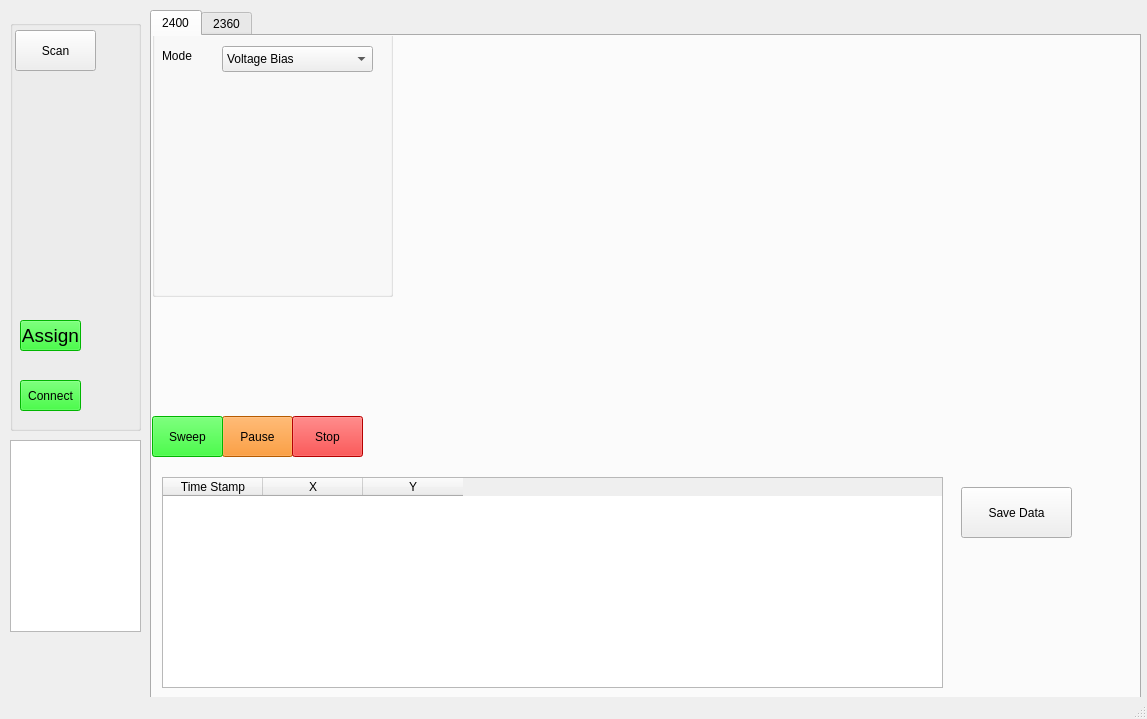
<?xml version="1.0" encoding="UTF-8"?>
<ui version="4.0">
 <class>MainWindow</class>
 <widget class="QMainWindow" name="MainWindow">
  <property name="geometry">
   <rect>
    <x>0</x>
    <y>0</y>
    <width>1147</width>
    <height>719</height>
   </rect>
  </property>
  <property name="windowTitle">
   <string>MainWindow</string>
  </property>
  <widget class="QWidget" name="centralwidget">
   <widget class="QTabWidget" name="tab2360">
    <property name="geometry">
     <rect>
      <x>150</x>
      <y>10</y>
      <width>991</width>
      <height>691</height>
     </rect>
    </property>
    <property name="styleSheet">
     <string notr="true"/>
    </property>
    <property name="currentIndex">
     <number>0</number>
    </property>
    <widget class="QWidget" name="tab2400">
     <attribute name="title">
      <string>2400</string>
     </attribute>
     <widget class="QWidget" name="mplwindow" native="true">
      <property name="geometry">
       <rect>
        <x>240</x>
        <y>-30</y>
        <width>721</width>
        <height>421</height>
       </rect>
      </property>
      <property name="sizePolicy">
       <sizepolicy hsizetype="Expanding" vsizetype="Preferred">
        <horstretch>0</horstretch>
        <verstretch>0</verstretch>
       </sizepolicy>
      </property>
      <layout class="QVBoxLayout" name="mplvl">
       <item>
        <widget class="QWidget" name="widget_2" native="true"/>
       </item>
      </layout>
     </widget>
     <widget class="QPushButton" name="pauseButton">
      <property name="geometry">
       <rect>
        <x>70</x>
        <y>380</y>
        <width>71</width>
        <height>41</height>
       </rect>
      </property>
      <property name="styleSheet">
       <string notr="true">background-color: rgb(255, 128, 0);</string>
      </property>
      <property name="text">
       <string>Pause</string>
      </property>
     </widget>
     <widget class="QTableWidget" name="tableWidget">
      <property name="geometry">
       <rect>
        <x>10</x>
        <y>441</y>
        <width>781</width>
        <height>211</height>
       </rect>
      </property>
      <column>
       <property name="text">
        <string>Time Stamp</string>
       </property>
      </column>
      <column>
       <property name="text">
        <string>X</string>
       </property>
      </column>
      <column>
       <property name="text">
        <string>Y</string>
       </property>
      </column>
     </widget>
     <widget class="QPushButton" name="sweepButton">
      <property name="geometry">
       <rect>
        <x>0</x>
        <y>380</y>
        <width>71</width>
        <height>41</height>
       </rect>
      </property>
      <property name="styleSheet">
       <string notr="true">background-color: rgb(0, 255, 0);</string>
      </property>
      <property name="text">
       <string>Sweep</string>
      </property>
     </widget>
     <widget class="QPushButton" name="stopButton">
      <property name="geometry">
       <rect>
        <x>140</x>
        <y>380</y>
        <width>71</width>
        <height>41</height>
       </rect>
      </property>
      <property name="styleSheet">
       <string notr="true">background-color: rgb(255, 0, 0);
font: 75 14pt &quot;Helvetica&quot;;</string>
      </property>
      <property name="text">
       <string>Stop</string>
      </property>
     </widget>
     <widget class="QGroupBox" name="paraGroup">
      <property name="geometry">
       <rect>
        <x>0</x>
        <y>-10</y>
        <width>241</width>
        <height>271</height>
       </rect>
      </property>
      <property name="title">
       <string/>
      </property>
      <widget class="QWidget" name="formLayoutWidget">
       <property name="geometry">
        <rect>
         <x>0</x>
         <y>50</y>
         <width>231</width>
         <height>231</height>
        </rect>
       </property>
       <layout class="QFormLayout" name="paraLayout">
        <property name="fieldGrowthPolicy">
         <enum>QFormLayout::FieldsStayAtSizeHint</enum>
        </property>
        <property name="labelAlignment">
         <set>Qt::AlignLeading|Qt::AlignLeft|Qt::AlignVCenter</set>
        </property>
        <property name="formAlignment">
         <set>Qt::AlignLeading|Qt::AlignLeft|Qt::AlignTop</set>
        </property>
       </layout>
      </widget>
      <widget class="QLabel" name="modeLabel">
       <property name="geometry">
        <rect>
         <x>10</x>
         <y>20</y>
         <width>61</width>
         <height>20</height>
        </rect>
       </property>
       <property name="styleSheet">
        <string notr="true">font: 18pt &quot;Helvetica&quot;;
border-color: rgb(0, 0, 0);</string>
       </property>
       <property name="text">
        <string>Mode</string>
       </property>
      </widget>
      <widget class="QComboBox" name="modeComboBox">
       <property name="geometry">
        <rect>
         <x>70</x>
         <y>20</y>
         <width>151</width>
         <height>26</height>
        </rect>
       </property>
       <item>
        <property name="text">
         <string>Voltage Bias</string>
        </property>
       </item>
       <item>
        <property name="text">
         <string>Voltage Sweep</string>
        </property>
       </item>
       <item>
        <property name="text">
         <string>Current Sweep</string>
        </property>
       </item>
       <item>
        <property name="text">
         <string>Current Bias</string>
        </property>
       </item>
       <item>
        <property name="text">
         <string>Voltage Customized</string>
        </property>
       </item>
       <item>
        <property name="text">
         <string>Current Customized</string>
        </property>
       </item>
      </widget>
     </widget>
     <widget class="QPushButton" name="saveButton">
      <property name="geometry">
       <rect>
        <x>809</x>
        <y>451</y>
        <width>111</width>
        <height>51</height>
       </rect>
      </property>
      <property name="text">
       <string>Save Data</string>
      </property>
     </widget>
    </widget>
    <widget class="QWidget" name="tab_2">
     <attribute name="title">
      <string>2360</string>
     </attribute>
     <widget class="QWidget" name="mplwindow_2" native="true">
      <property name="geometry">
       <rect>
        <x>350</x>
        <y>30</y>
        <width>451</width>
        <height>401</height>
       </rect>
      </property>
      <property name="sizePolicy">
       <sizepolicy hsizetype="Expanding" vsizetype="Preferred">
        <horstretch>0</horstretch>
        <verstretch>0</verstretch>
       </sizepolicy>
      </property>
      <layout class="QVBoxLayout" name="mplvl_2">
       <item>
        <widget class="QWidget" name="widget_3" native="true"/>
       </item>
      </layout>
     </widget>
     <widget class="QPushButton" name="pauseButton_2">
      <property name="geometry">
       <rect>
        <x>510</x>
        <y>450</y>
        <width>111</width>
        <height>41</height>
       </rect>
      </property>
      <property name="text">
       <string>Pause</string>
      </property>
     </widget>
    </widget>
   </widget>
   <widget class="QLabel" name="configLabel">
    <property name="geometry">
     <rect>
      <x>-435</x>
      <y>473</y>
      <width>451</width>
      <height>20</height>
     </rect>
    </property>
    <property name="text">
     <string/>
    </property>
   </widget>
   <widget class="QGroupBox" name="startGroup">
    <property name="geometry">
     <rect>
      <x>10</x>
      <y>20</y>
      <width>131</width>
      <height>411</height>
     </rect>
    </property>
    <property name="title">
     <string/>
    </property>
    <widget class="QPushButton" name="scanButton">
     <property name="geometry">
      <rect>
       <x>5</x>
       <y>10</y>
       <width>81</width>
       <height>41</height>
      </rect>
     </property>
     <property name="text">
      <string>Scan</string>
     </property>
    </widget>
    <widget class="QWidget" name="verticalLayoutWidget">
     <property name="geometry">
      <rect>
       <x>0</x>
       <y>60</y>
       <width>121</width>
       <height>211</height>
      </rect>
     </property>
     <layout class="QVBoxLayout" name="instruLayout"/>
    </widget>
    <widget class="QPushButton" name="configButton">
     <property name="geometry">
      <rect>
       <x>10</x>
       <y>300</y>
       <width>61</width>
       <height>31</height>
      </rect>
     </property>
     <property name="font">
      <font>
       <family>Helvetica</family>
       <pointsize>14</pointsize>
       <italic>false</italic>
      </font>
     </property>
     <property name="styleSheet">
      <string notr="true">background-color: rgb(0, 255, 0);
alternate-background-color: rgb(179, 179, 179);
</string>
     </property>
     <property name="text">
      <string>Assign</string>
     </property>
     <property name="autoDefault">
      <bool>false</bool>
     </property>
     <property name="default">
      <bool>false</bool>
     </property>
     <property name="flat">
      <bool>false</bool>
     </property>
    </widget>
    <widget class="QPushButton" name="connectButton">
     <property name="geometry">
      <rect>
       <x>10</x>
       <y>360</y>
       <width>61</width>
       <height>31</height>
      </rect>
     </property>
     <property name="autoFillBackground">
      <bool>false</bool>
     </property>
     <property name="styleSheet">
      <string notr="true">background-color: rgb(0, 255, 0);</string>
     </property>
     <property name="text">
      <string>Connect</string>
     </property>
    </widget>
   </widget>
   <widget class="QListWidget" name="listWidget">
    <property name="geometry">
     <rect>
      <x>10</x>
      <y>440</y>
      <width>131</width>
      <height>192</height>
     </rect>
    </property>
    <property name="movement">
     <enum>QListView::Free</enum>
    </property>
   </widget>
  </widget>
  <widget class="QStatusBar" name="statusbar"/>
 </widget>
 <resources/>
 <connections/>
</ui>
